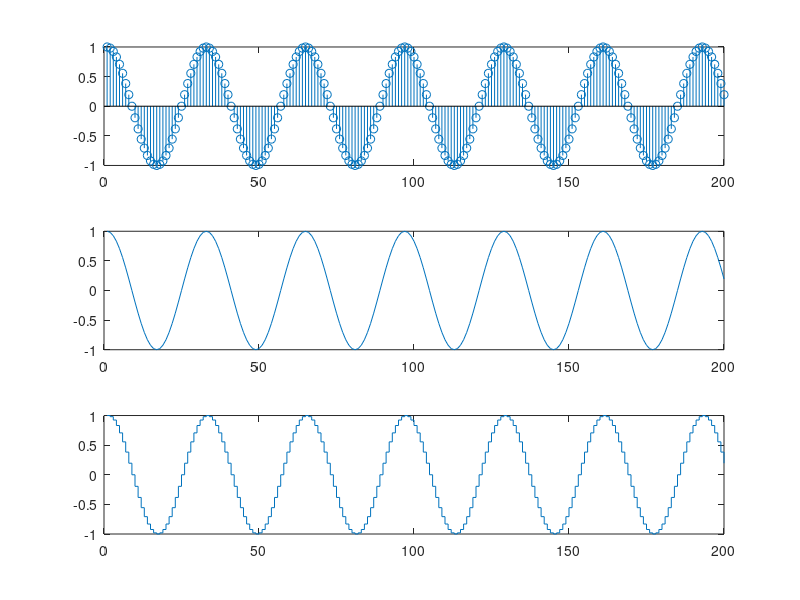

This figure's MATLAB source:
N = 200 ;
n = 0: N-1 ;
x = cos(pi*n/16);
figure(12)
subplot(3, 1 ,1 ), stem(x )
subplot(3, 1, 2 ), plot(x )
subplot(3, 1, 3 ), stairs( x)
